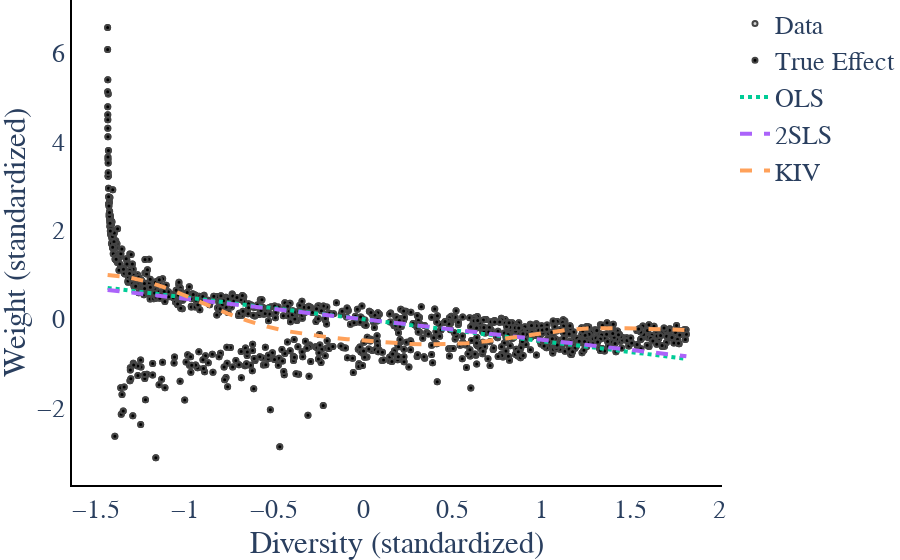

Notebook cell for this chart:
### Code cell
# Simpson Estimation
x, y, ytrue, xstar, xstar_bound, ystar_ols, ystar_2sls, ystar_kiv, results = run_diversity_estimation_methods(
    Z_sim, div_simpson, Y_sim, Ytrue=Y_star, methods=["OLS", "2SLS", "KIV"])

plot_diversity_methods(x, y, xstar, xstar_bound, ystar_ols, ystar_2sls, ystar_kiv, results, ytrue)
fig.write_image(os.path.join(savepath,
                             "SimpsonDiversity_" +str(p)+"InstrumentStrength_"+str(instrument_strength)+".pdf" ))

fig.show()

### Figure 1 — Plotly figure (JSON) as saved in the notebook; plotly's stock layout.template omitted (floating-point values rounded to 4 significant figures; data arrays with more than 128 entries replaced by an {"elided": "..."} marker saying what was removed)
{"data": [{"line": {"width": 4}, "marker": {"color": "lightgrey", "line": {"width": 2}, "size": 5}, "mode": "markers", "name": "Data", "type": "scatter", "x": {"elided": "1000 float values"}, "y": {"elided": "1000 float values"}}, {"line": {"width": 4}, "marker": {"color": "black", "line": {"width": 2}, "size": 5}, "mode": "markers", "name": "True Effect", "type": "scatter", "x": {"elided": "1000 float values"}, "y": {"elided": "1000 float values"}}, {"line": {"dash": "dot", "width": 4}, "marker": {"line": {"width": 2}, "size": 5}, "mode": "lines", "name": "OLS", "type": "scatter", "x": [-1.437, -1.325, -1.213, -1.101, -0.989, -0.8769, -0.7648, -0.6526, -0.5405, -0.4284, -0.3163, -0.2042, -0.09206, 0.02006, 0.1322, 0.2443, 0.3564, 0.4685, 0.5806, 0.6928, 0.8049, 0.917, 1.029, 1.141, 1.253, 1.365, 1.478, 1.59, 1.702, 1.814], "y": [0.7064, 0.6513, 0.5962, 0.5411, 0.486, 0.4309, 0.3758, 0.3207, 0.2656, 0.2105, 0.1554, 0.1003, 0.04524, -0.009858, -0.06495, -0.12, -0.1751, -0.2302, -0.2853, -0.3404, -0.3955, -0.4506, -0.5057, -0.5608, -0.6159, -0.671, -0.7261, -0.7812, -0.8363, -0.8914]}, {"line": {"dash": "dash", "width": 4}, "marker": {"line": {"width": 2}, "size": 5}, "mode": "lines", "name": "2SLS", "type": "scatter", "x": [-1.437, -1.325, -1.213, -1.101, -0.989, -0.8769, -0.7648, -0.6526, -0.5405, -0.4284, -0.3163, -0.2042, -0.09206, 0.02006, 0.1322, 0.2443, 0.3564, 0.4685, 0.5806, 0.6928, 0.8049, 0.917, 1.029, 1.141, 1.253, 1.365, 1.478, 1.59, 1.702, 1.814], "y": [0.6608, 0.6093, 0.5577, 0.5062, 0.4546, 0.4031, 0.3516, 0.3, 0.2485, 0.1969, 0.1454, 0.09386, 0.04232, -0.009222, -0.06076, -0.1123, -0.1638, -0.2154, -0.2669, -0.3185, -0.37, -0.4215, -0.4731, -0.5246, -0.5762, -0.6277, -0.6792, -0.7308, -0.7823, -0.8339]}, {"line": {"dash": "dash", "width": 4}, "marker": {"line": {"width": 2}, "size": 5}, "mode": "lines", "name": "KIV", "type": "scatter", "x": [-1.437, -1.325, -1.213, -1.101, -0.989, -0.8769, -0.7648, -0.6526, -0.5405, -0.4284, -0.3163, -0.2042, -0.09206, 0.02006, 0.1322, 0.2443, 0.3564, 0.4685, 0.5806, 0.6928, 0.8049, 0.917, 1.029, 1.141, 1.253, 1.365, 1.478, 1.59, 1.702, 1.814], "y": [0.9941, 0.9489, 0.8455, 0.6942, 0.5118, 0.3181, 0.132, -0.03188, -0.1656, -0.2682, -0.3441, -0.4012, -0.4472, -0.4876, -0.5237, -0.5525, -0.5684, -0.5655, -0.5401, -0.4928, -0.4294, -0.3591, -0.2928, -0.2403, -0.2074, -0.1952, -0.2, -0.2149, -0.2315, -0.2423]}], "layout": {"font": {"family": "serif", "size": 26}, "margin": {"b": 0, "l": 0, "r": 0, "t": 0}, "plot_bgcolor": "rgba(0,0,0,0)", "xaxis": {"linecolor": "black", "linewidth": 2, "showline": true, "title": {"text": "Diversity (standardized)"}}, "yaxis": {"linecolor": "black", "linewidth": 2, "showline": true, "title": {"text": "Weight (standardized)"}}}}
